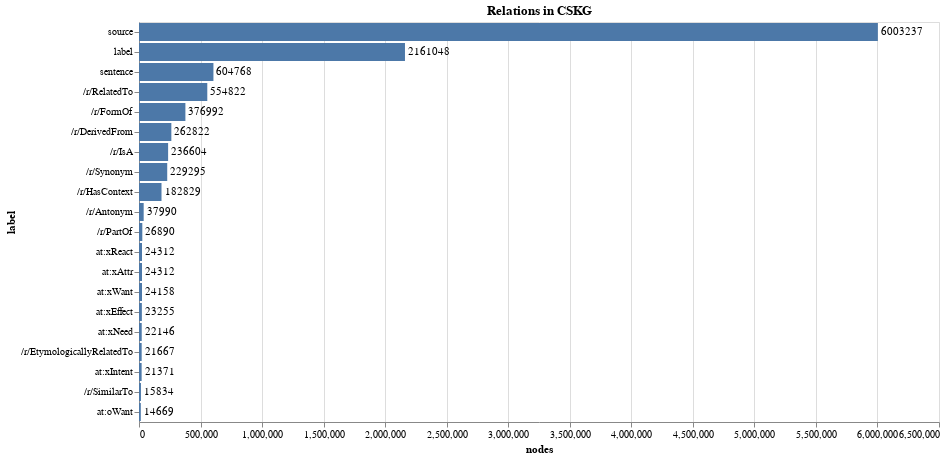

Source (notebook cell):
### Code cell
bar_chart(stats[:20], 'nodes', 'label', title="Relations in CSKG")

### Figure 1 — Vega-Lite specification as saved in the notebook (floating-point values rounded to 4 significant figures)
{"config": {"view": {"continuousWidth": 400, "continuousHeight": 300}}, "layer": [{"mark": "bar", "encoding": {"x": {"type": "quantitative", "field": "nodes"}, "y": {"type": "nominal", "field": "label", "sort": "-x"}}, "title": "Relations in CSKG", "width": 800}, {"mark": {"type": "text", "align": "left", "baseline": "middle", "dx": 3}, "encoding": {"text": {"type": "quantitative", "field": "nodes"}, "x": {"type": "quantitative", "field": "nodes"}, "y": {"type": "nominal", "field": "label", "sort": "-x"}}, "title": "Relations in CSKG", "width": 800}], "data": {"name": "data-72b248c3e93bc3283e1d8238de0598f1"}, "$schema": "https://vega.github.io/schema/vega-lite/v4.8.1.json", "datasets": {"data-72b248c3e93bc3283e1d8238de0598f1": [{"label": "source", "nodes": 6003237}, {"label": "label", "nodes": 2161048}, {"label": "sentence", "nodes": 604768}, {"label": "/r/RelatedTo", "nodes": 554822}, {"label": "/r/FormOf", "nodes": 376992}, {"label": "/r/DerivedFrom", "nodes": 262822}, {"label": "/r/IsA", "nodes": 236604}, {"label": "/r/Synonym", "nodes": 229295}, {"label": "/r/HasContext", "nodes": 182829}, {"label": "/r/Antonym", "nodes": 37990}, {"label": "/r/PartOf", "nodes": 26890}, {"label": "at:xReact", "nodes": 24312}, {"label": "at:xAttr", "nodes": 24312}, {"label": "at:xWant", "nodes": 24158}, {"label": "at:xEffect", "nodes": 23255}, {"label": "at:xNeed", "nodes": 22146}, {"label": "/r/EtymologicallyRelatedTo", "nodes": 21667}, {"label": "at:xIntent", "nodes": 21371}, {"label": "/r/SimilarTo", "nodes": 15834}, {"label": "at:oWant", "nodes": 14669}]}}
